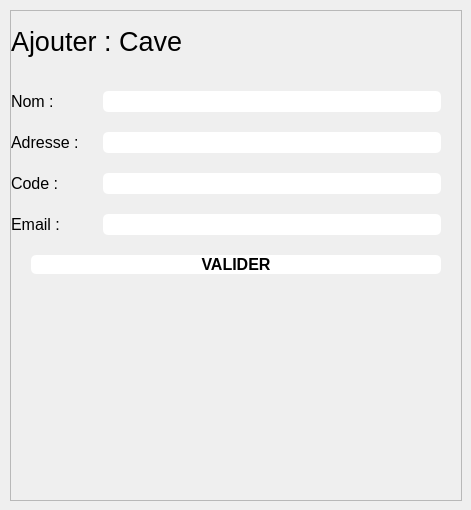
            <widget class="QWidget" name="caves_page">
             <property name="sizePolicy">
              <sizepolicy hsizetype="Expanding" vsizetype="Expanding">
               <horstretch>0</horstretch>
               <verstretch>0</verstretch>
              </sizepolicy>
             </property>
             <property name="maximumSize">
              <size>
               <width>473</width>
               <height>16777215</height>
              </size>
             </property>
             <widget class="QFrame" name="frame_3">
              <property name="geometry">
               <rect>
                <x>10</x>
                <y>10</y>
                <width>452</width>
                <height>491</height>
               </rect>
              </property>
              <property name="sizePolicy">
               <sizepolicy hsizetype="Expanding" vsizetype="Expanding">
                <horstretch>0</horstretch>
                <verstretch>0</verstretch>
               </sizepolicy>
              </property>
              <property name="frameShape">
               <enum>QFrame::StyledPanel</enum>
              </property>
              <property name="frameShadow">
               <enum>QFrame::Raised</enum>
              </property>
              <layout class="QFormLayout" name="formLayout">
               <property name="horizontalSpacing">
                <number>0</number>
               </property>
               <property name="verticalSpacing">
                <number>20</number>
               </property>
               <property name="leftMargin">
                <number>0</number>
               </property>
               <property name="topMargin">
                <number>0</number>
               </property>
               <property name="rightMargin">
                <number>0</number>
               </property>
               <property name="bottomMargin">
                <number>0</number>
               </property>
               <item row="1" column="0">
                <widget class="QLabel" name="label_5">
                 <property name="font">
                  <font>
                   <pointsize>12</pointsize>
                  </font>
                 </property>
                 <property name="text">
                  <string>Nom : </string>
                 </property>
                </widget>
               </item>
               <item row="1" column="1">
                <widget class="QLineEdit" name="lineEdit">
                 <property name="font">
                  <font>
                   <pointsize>12</pointsize>
                  </font>
                 </property>
                 <property name="styleSheet">
                  <string notr="true">background-color:#FFF;
color:black;
margin-left:20px;
margin-right:20px;
border-radius: 5px;</string>
                 </property>
                 <property name="alignment">
                  <set>Qt::AlignCenter</set>
                 </property>
                </widget>
               </item>
               <item row="2" column="0">
                <widget class="QLabel" name="label_6">
                 <property name="font">
                  <font>
                   <pointsize>12</pointsize>
                  </font>
                 </property>
                 <property name="text">
                  <string>Adresse : </string>
                 </property>
                </widget>
               </item>
               <item row="2" column="1">
                <widget class="QLineEdit" name="lineEdit_2">
                 <property name="font">
                  <font>
                   <pointsize>12</pointsize>
                  </font>
                 </property>
                 <property name="styleSheet">
                  <string notr="true">background-color:#FFF;
color:black;
margin-left:20px;
margin-right:20px;
border-radius: 5px;</string>
                 </property>
                 <property name="alignment">
                  <set>Qt::AlignCenter</set>
                 </property>
                </widget>
               </item>
               <item row="3" column="0">
                <widget class="QLabel" name="label_7">
                 <property name="font">
                  <font>
                   <pointsize>12</pointsize>
                  </font>
                 </property>
                 <property name="text">
                  <string>Code : </string>
                 </property>
                </widget>
               </item>
               <item row="3" column="1">
                <widget class="QLineEdit" name="lineEdit_3">
                 <property name="font">
                  <font>
                   <pointsize>12</pointsize>
                  </font>
                 </property>
                 <property name="styleSheet">
                  <string notr="true">background-color:#FFF;
color:black;
margin-left:20px;
margin-right:20px;
border-radius: 5px;</string>
                 </property>
                 <property name="alignment">
                  <set>Qt::AlignCenter</set>
                 </property>
                </widget>
               </item>
               <item row="4" column="0">
                <widget class="QLabel" name="label_8">
                 <property name="font">
                  <font>
                   <pointsize>12</pointsize>
                  </font>
                 </property>
                 <property name="text">
                  <string>Email : </string>
                 </property>
                </widget>
               </item>
               <item row="4" column="1">
                <widget class="QLineEdit" name="lineEdit_4">
                 <property name="font">
                  <font>
                   <pointsize>12</pointsize>
                  </font>
                 </property>
                 <property name="styleSheet">
                  <string notr="true">background-color:#FFF;
color:black;
margin-left:20px;
margin-right:20px;
border-radius: 5px;</string>
                 </property>
                 <property name="alignment">
                  <set>Qt::AlignCenter</set>
                 </property>
                </widget>
               </item>
               <item row="0" column="0" colspan="2">
                <widget class="QLabel" name="label_4">
                 <property name="minimumSize">
                  <size>
                   <width>0</width>
                   <height>60</height>
                  </size>
                 </property>
                 <property name="maximumSize">
                  <size>
                   <width>16777215</width>
                   <height>60</height>
                  </size>
                 </property>
                 <property name="font">
                  <font>
                   <pointsize>20</pointsize>
                  </font>
                 </property>
                 <property name="text">
                  <string>Ajouter : Cave</string>
                 </property>
                </widget>
               </item>
               <item row="5" column="0" colspan="2">
                <widget class="QPushButton" name="pushButton_6">
                 <property name="font">
                  <font>
                   <pointsize>12</pointsize>
                   <weight>75</weight>
                   <bold>true</bold>
                  </font>
                 </property>
                 <property name="styleSheet">
                  <string notr="true">background-color:#FFF;
color:black;
margin-left:20px;
margin-right:20px;
border-radius: 5px;</string>
                 </property>
                 <property name="text">
                  <string>VALIDER</string>
                 </property>
                </widget>
               </item>
              </layout>
             </widget>
            </widget>
